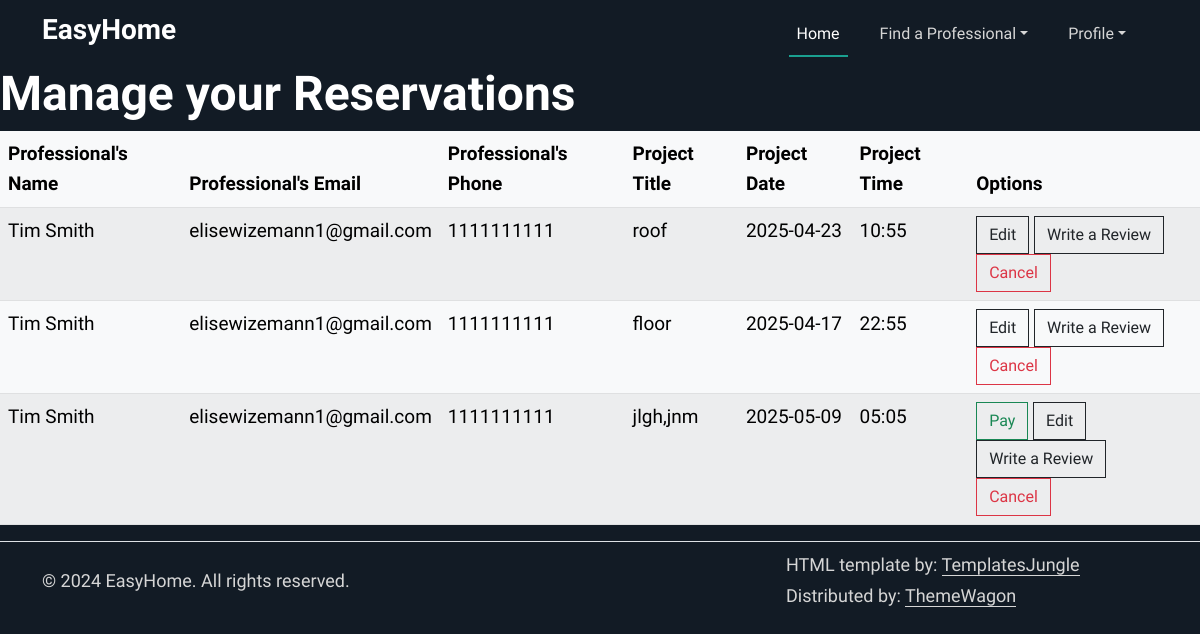
Page /manageReservations (signed in) on the earlier database version.
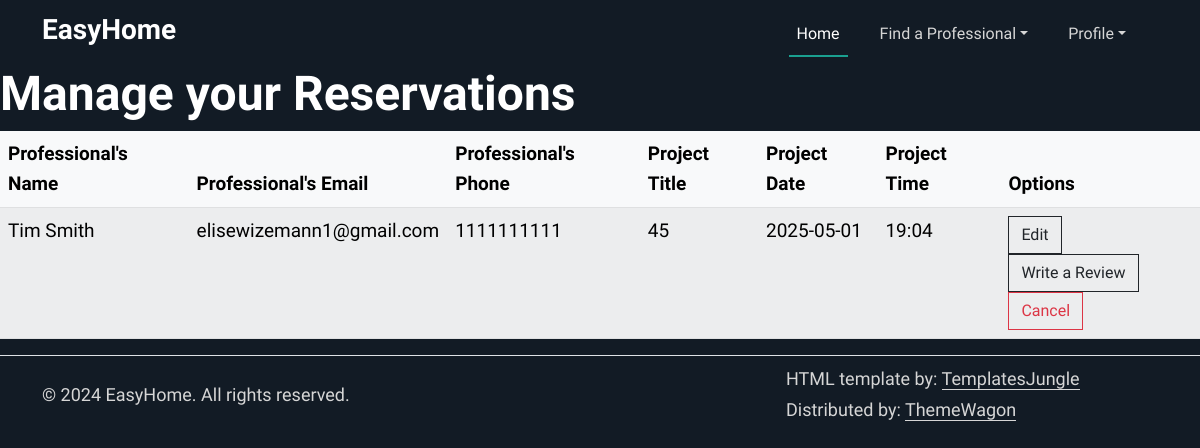
Same page on the later database version.
### tables this page shows
CREATE TABLE workDetails (
                id INTEGER PRIMARY KEY AUTOINCREMENT,
                work_name VARCHAR2(50),
                work_description VARCHAR2(100),
                user_id INTEGER NOT NULL,
                professional_id INTEGER NOT NULL,
                total_cost REAL,
                hour_amount INTEGER,
                date DATE,
                start_time TIME,
                is_paid BOOLEAN DEFAULT 0,
                FOREIGN KEY (user_id) REFERENCES users(id),
                FOREIGN KEY (professional_id) REFERENCES professionals(id)
              );

CREATE TABLE users (
                id INTEGER PRIMARY KEY AUTOINCREMENT,
                first_name VARCHAR2(25) NOT NULL,
                middle_name VARCHAR2(15),
                last_name VARCHAR2(25) NOT NULL,
                gender CHAR(1) CHECK (gender IN ('M','F','O')) NOT NULL,
                phone_number VARCHAR2(12) NOT NULL,
                email VARCHAR2(50) NOT NULL,
                password VARCHAR2(50) NOT NULL,
                street_number VARCHAR2(10),
                street_name VARCHAR2(35),
                town VARCHAR2(30),
                state CHAR(2),
                zip_code NUMBER(5),
                user_type VARCHAR2(20) CHECK (user_type IN ('customer','professional')) DEFAULT 'customer'
            );

### app.py (the view)
@app.route("/manageReservations")
@login_required
def manageReservations():
    reserved = get_work_details_by_user(current_user.id)
    print(reserved)
    return render_template("manageReservations.html", reservations = reserved)

### app.py (called while the page is built)
@login_manager.user_loader
def load_user(user_id):
    try:
        conn = sqlite3.connect('database.db')
        conn.row_factory = sqlite3.Row
        c = conn.cursor()
        c.execute("SELECT * FROM users WHERE id = ?", (user_id,))
        user_row = c.fetchone()
        return User(user_row) if user_row else None
    except sqlite3.Error as e:
        print(f"Error retrieving user by ID: {e}")
        return None
    finally:
        if conn:
            conn.close()

### templates/manageReservations.html (shortened to what this page needs)
{%extends "base.html"%}
{%block content%}
<section id="start">
<div class="row">
    <h2>Manage your Reservations</h2>
    <div class="main">
    <table class="table table-striped table-light">
      <thead>
        <tr>
          <th scope="col">Professional's Name</th>
          <th scope="col">Professional's Email</th>
          <th scope="col">Professional's Phone</th>
          <th scope="col">Project Title</th>
          <th scope="col">Project Date</th>
          <th scope="col">Project Time</th>
          <th scope="col">Options</th>
        </tr>
      </thead>
      <tbody>
        {% for reserve in reservations %}
        <tr>
            <td>{{ reserve.first_name }} {{reserve.last_name}}</td>
            <td>{{ reserve.email}}</td>
            <td>{{ reserve.phone_number}}</td>
            <td>{{ reserve.work_name }}</td>
            <td>{{ reserve.date }}</td>
            <td>{{ reserve.start_time }}</td>
            <td>
              {%if reserve.is_paid == false%}
              <a href="/payReservation/{{reserve.work_id}}"> <button type="submit" class="btn btn-outline-success">
                Pay
              </button></a>
              {%endif%}
              <a href="/editReservation/{{reserve.work_id}}">
                <button type="submit" class="btn btn-outline-dark">
                  Edit
                </button>
              </a>
                <a href="/submit_review/{{reserve.professional_primary_key}}" class="btn btn-outline-dark">Write a Review</a>
                <form action="{{ url_for('cancel_reservation') }}" method="post">
                  <button onclick="return confirm('Are you sure to delete this reservation?')" type="submit" class="btn btn-outline-danger">
                      Cancel
                  </button>
              </form>
            </td>
        </tr>
        {% endfor %}
    </tbody>
    </table>
  </div>
  </section>
{%endblock%}

### templates/base.html (shortened to what this page needs)
<!doctype html>
<html lang="en">
<head>
  <link rel="stylesheet" type="text/css" href="{{ url_for('static', filename='assets/css/vendor.css') }}">
  <link rel="stylesheet" href="https://cdn.jsdelivr.net/npm/swiper@9/swiper-bundle.min.css" />
  <link rel="stylesheet" href="https://cdn.jsdelivr.net/npm/bootstrap-icons@1.5.0/font/bootstrap-icons.css">
  <link href="https://cdn.jsdelivr.net/npm/bootstrap@5.2.3/dist/css/bootstrap.min.css" rel="stylesheet"
>
    <link rel="stylesheet" href="{{ url_for('static', filename='assets/css/style.css') }}">
</head>
<body data-bs-spy="scroll" data-bs-target="#navbar-example2" tabindex="0">
  <header id="nav" class="site-header position-fixed text-white bg-dark">
    <nav id="navbar-example2" class="navbar navbar-expand-lg py-2">
      <div class="container ">
        <a class="navbar-brand" href="/"><h3>EasyHome</h3></a>
        <div class="offcanvas offcanvas-end" tabindex="-1" id="offcanvasNavbar2"
          aria-labelledby="offcanvasNavbar2Label">
          <div class="offcanvas-body">
            <ul class="navbar-nav align-items-center justify-content-end align-items-center flex-grow-1 ">
              <li class="nav-item">
                <a class="nav-link active me-md-4" href="/">Home</a>
              </li>
              <li class="nav-item dropdown ">
                <a class="nav-link me-md-4 text-center dropdown-toggle" data-bs-toggle="dropdown" href="#" role="button"
                  aria-expanded="false">Find a Professional</a>
              </li>
                {%if current_user.first_name != null%}
                <li class="nav-item dropdown ">
                  <a class="nav-link me-md-4 text-center dropdown-toggle" data-bs-toggle="dropdown" href="#" role="button"
                    aria-expanded="false">Profile</a>
                </li>
                {%else%}
                <li class="nav-item">
                  <a class="nav-link mx-md-4" href="/login">Login</a>
                </li>
                {%endif%}
            </ul>
          </div>
        </div>
      </div>
    </nav>
  </header>
  {%block content%}
  {%endblock%}
    <footer class="d-flex flex-wrap justify-content-between align-items-center border-top"></footer>
    <div class="container">
      <footer class="d-flex flex-wrap justify-content-between align-items-center py-2 ">
        <div class="col-md-8 d-flex align-items-center">
          <p>© 2024 EasyHome. All rights reserved.</p>
        </div>
        <div class="col-md-4 d-flex align-items-center">
          <p>HTML template by: <a rel="noopener" href="https://templatesjungle.com/" class="link-primary"
              target="_blank">TemplatesJungle</a> <br> Distributed by: <a rel="noopener" href="https://themewagon.com" class="link-primary"
              target="_blank">ThemeWagon</a></p>
        </div>
      </footer>
    </div>
    <link rel="stylesheet" href="https://cdnjs.cloudflare.com/ajax/libs/font-awesome/5.15.4/css/all.min.css">
</body>
</html>

### static/assets/css/style.css (style rules this page uses)
:root { --accent-color: #1AA090; --dark-color: #121B25; --grey-color: #83898F; --body-text-color: #FFFFFF; --light-text-color: #D6D6D6; --link-color: #092035; }
body { padding-top: 65px; font-family: 'Work Sans', sans-serif; font-weight: 400; font-size: 19px; line-height: 1.6em; color: var(--body-text-color); background-color: var(--dark-color); }
h1, .h1, h2, .h2, h3, .h3, h4, .h4, h5, .h5, h6, .h6 { font-family: 'Work Sans', sans-serif; font-weight: 600; color: var(--body-text-color); }
h2, .h2 { font-size: 48px; }
ul { padding: 0; }
p { font-family: 'Work Sans', sans-serif; color: var(--light-text-color); font-size: 18px; }
a { color: var(--light-text-color); text-decoration: none; transition: all 0.3s ease-out; }
.btn { --bs-btn-border-radius: 0 rem; }
.text-white .nav-link.active, .text-white .nav-link:focus, .text-white .nav-link:hover { color: var(----body-text-color); }
.nav-link.active, .nav-link:focus, .nav-link:hover { color: var(----body-text-color); }
.nav-link { color: var(--light-text-color); font-size: 16px; position: relative; }
.nav-link:not(.dropdown-toggle):after { content: ''; position: absolute; left: 0; bottom: 0; width: 0; background: var(--accent-color); border-bottom: 2px solid var(--accent-color); transition: width 0.3s ease-out; }
.nav-link.active:after { width: 100%; }
.bg-dark { background-color: var(--dark-color) !important; }
.site-header { position: fixed; top: 0; width: 100%; z-index: 99999; transition: background 0.3s ease-out; }
a.navbar-brand { color: var(--body-text-color); }
a.nav-link.dropdown-toggle { color: #D6D6D6; font-size: 16px; }
.link-primary { color: var(--light-text-color) !important; border-bottom: 1px solid var(--light-text-color); }

Differences in the rows shown:
removed workDetails: first_name "Tim", last_name "Smith", email "elisewizemann1@gmail.com", phone_number "1111111111", work_name "roof", date "2025-04-23", start_time "10:55"
removed workDetails: first_name "Tim", last_name "Smith", email "elisewizemann1@gmail.com", phone_number "1111111111", work_name "floor", date "2025-04-17", start_time "22:55"
removed workDetails: first_name "Tim", last_name "Smith", email "elisewizemann1@gmail.com", phone_number "1111111111", work_name "jlgh,jnm", date "2025-05-09", start_time "05:05"
added workDetails: first_name "Tim", last_name "Smith", email "elisewizemann1@gmail.com", phone_number "1111111111", work_name "45", date "2025-05-01", start_time "19:04"
